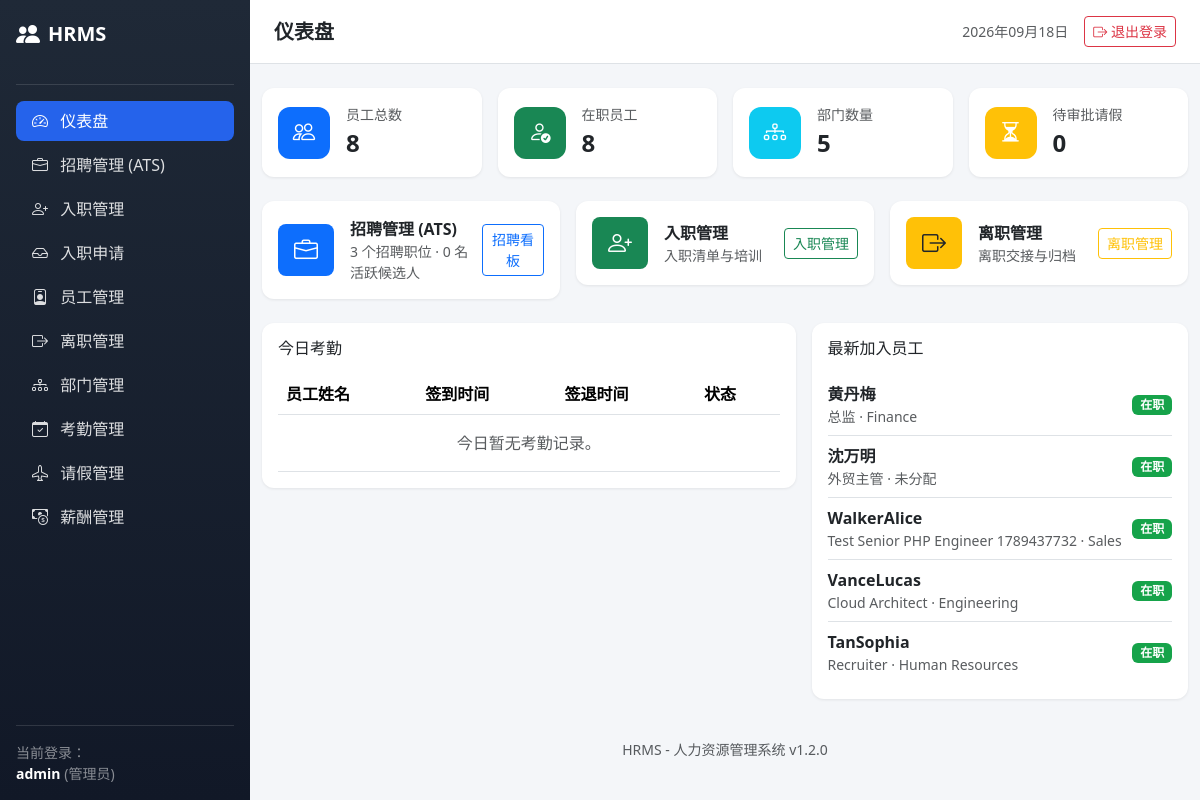
The app's page /public/index.php (signed in) with its own data.
### tables this page shows
CREATE TABLE employees (
    id INTEGER PRIMARY KEY AUTOINCREMENT,
    employee_code TEXT NOT NULL UNIQUE,
    first_name TEXT NOT NULL,
    last_name TEXT NOT NULL,
    email TEXT NOT NULL UNIQUE,
    phone TEXT,
    gender TEXT CHECK (gender IN ('Male', 'Female', 'Other') OR gender IS NULL),
    dob TEXT,
    address TEXT,
    department_id INTEGER,
    designation TEXT,
    hire_date TEXT,
    salary NUMERIC NOT NULL DEFAULT 0,
    status TEXT NOT NULL DEFAULT 'Active' CHECK (status IN ('Active', 'Inactive', 'Terminated')),
    created_at TEXT NOT NULL DEFAULT CURRENT_TIMESTAMP,
    updated_at TEXT NOT NULL DEFAULT CURRENT_TIMESTAMP, id_number TEXT, ethnicity TEXT, household_address TEXT, emergency_contact TEXT, emergency_relation TEXT, emergency_phone TEXT, education TEXT,
    FOREIGN KEY (department_id) REFERENCES departments(id) ON DELETE SET NULL
);

CREATE TABLE departments (
    id INTEGER PRIMARY KEY AUTOINCREMENT,
    name TEXT NOT NULL,
    description TEXT,
    created_at TEXT NOT NULL DEFAULT CURRENT_TIMESTAMP
);

### app/controllers/DashboardController.php (called while the page is built, shortened)
<?php
class DashboardController extends Controller
{
    public function index()
    {
        $employeeModel = $this->model('Employee');
        $departmentModel = $this->model('Department');
        $leaveModel = $this->model('LeaveRequest');
        $attendanceModel = $this->model('Attendance');
        $jobModel = $this->model('JobOpening');
        $candidateModel = $this->model('Candidate');
        $data = [
            'pageTitle'       => '仪表盘',
            'totalEmployees'  => $employeeModel->count(),
            'activeEmployees' => $employeeModel->countActive(),
            'totalDepartments'=> $departmentModel->count(),
            'pendingLeaves'   => $leaveModel->countByStatus('Pending'),
            'openJobs'        => $jobModel->countOpen(),
            'activeCandidates'=> $candidateModel->countActive(),
            'todayAttendance' => $attendanceModel->allWithEmployee(date('Y-m-d')),
            'recentEmployees' => array_slice($employeeModel->allWithDepartment(), 0, 5),
        ];
        $this->render('dashboard/index', $data);
    }
}

### core/Router.php (called while the page is built, shortened)
<?php
class Router
{
    public function dispatch(string $url = '')
    {
        $url = trim($url, '/');
        $url = filter_var($url, FILTER_SANITIZE_URL);
        $segments = $url === '' ? [] : explode('/', $url);
        $action = $segments[1] ?? DEFAULT_ACTION;
        $params = array_slice($segments, 2);
        $controller = new $controllerClass();
        call_user_func_array([$controller, $action], $params);
    }
}

### public/index.php (called while the page is built, shortened)
<?php
require_once __DIR__ . '/../config/config.php';
$router = new Router();
$url = $_GET['url'] ?? '';
$router->dispatch($url);

### core/Model.php (called while the page is built, shortened)
<?php
class Model
{
    protected PDO $db;
    protected string $table = '';
    public function __construct()
    {
        $this->db = Database::getInstance();
    }
    public function count(array $conditions = []): int
    {
        $sql = "SELECT COUNT(*) as cnt FROM {$this->table}";
        $clauses = [];
        foreach ($conditions as $key => $value) {
            $clauses[] = "{$key} = :{$key}";
        }
        if (!empty($clauses)) {
            $sql .= ' WHERE ' . implode(' AND ', $clauses);
        }
        $stmt = $this->db->prepare($sql);
        $stmt->execute($conditions);
        return (int) $stmt->fetch()['cnt'];
    }
    protected function query(string $sql, array $params = [])
    {
        $stmt = $this->db->prepare($sql);
        $stmt->execute($params);
        return $stmt;
    }
}

### config/config.php (called while the page is built, shortened)
<?php
spl_autoload_register(function ($class) {
    $paths = [
        __DIR__ . '/../core/' . $class . '.php',
        __DIR__ . '/../app/controllers/' . $class . '.php',
        __DIR__ . '/../app/models/' . $class . '.php',
    ];
    foreach ($paths as $path) {
        if (file_exists($path)) {
            return;
        }
    }
});

### core/Database.php (called while the page is built, shortened)
<?php
class Database
{
    private static ?PDO $instance = null;
    public static function getInstance(): PDO
    {
        if (self::$instance === null) {
            $databaseExists = file_exists(DB_PATH);
            $dsn = 'sqlite:' . DB_PATH;
            $options = [
                PDO::ATTR_ERRMODE            => PDO::ERRMODE_EXCEPTION,
                PDO::ATTR_DEFAULT_FETCH_MODE => PDO::FETCH_ASSOC,
                PDO::ATTR_EMULATE_PREPARES   => false,
            ];
            try {
                self::$instance = new PDO($dsn, null, null, $options);
                self::$instance->exec('PRAGMA foreign_keys = ON');
                if (!$databaseExists || !self::$instance->query("SELECT 1 FROM sqlite_master WHERE type = 'table' AND name = 'users'")->fetchColumn()) {
                    $schema = file_get_contents(__DIR__ . '/../database/schema.sql');
                    if ($schema === false || self::$instance->exec($schema) === false) {
                        throw new RuntimeException('Unable to initialize the SQLite schema.');
                    }
                } else {
                    self::ensureAdditionalTables(self::$instance);
                }
            } catch (PDOException $e) {
                error_log($e->getMessage());
                die('Database connection failed. Check the application configuration.');
            } catch (RuntimeException $e) {
                error_log($e->getMessage());
                die('Database initialization failed. Check database/schema.sql.');
            }
        }
        return self::$instance;
    }
    private static function ensureAdditionalTables(PDO $pdo): void
    {
        $hasOffboarding = $pdo->query("SELECT 1 FROM sqlite_master WHERE type = 'table' AND name = 'offboarding_employees'")->fetchColumn();
        $hasRecruitment = $pdo->query("SELECT 1 FROM sqlite_master WHERE type = 'table' AND name = 'candidates'")->fetchColumn();
        $hasOnboardingApplications = $pdo->query("SELECT 1 FROM sqlite_master WHERE type = 'table' AND name = 'onboarding_applications'")->fetchColumn();
    }
}

### app/models/Employee.php (called while the page is built, shortened)
<?php
class Employee extends Model
{
    public function allWithDepartment()
    {
        $sql = "SELECT e.*, d.name as department_name
                FROM employees e
                LEFT JOIN departments d ON e.department_id = d.id
                WHERE e.status != 'Terminated'
                ORDER BY e.id DESC";
        return $this->query($sql)->fetchAll();
    }
    public function countActive(): int
    {
        return $this->count(['status' => 'Active']);
    }
}

### app/models/LeaveRequest.php (called while the page is built, shortened)
<?php
class LeaveRequest extends Model
{
    public function countByStatus(string $status): int
    {
        return $this->count(['status' => $status]);
    }
}

### app/models/JobOpening.php (called while the page is built, shortened)
<?php
class JobOpening extends Model
{
    public function countOpen(): int
    {
        return $this->count(['status' => 'Open']);
    }
}

### app/models/Candidate.php (called while the page is built, shortened)
<?php
class Candidate extends Model
{
    public function countActive(): int
    {
        $sql = "SELECT COUNT(*) as cnt FROM candidates WHERE stage IN ('Applied', 'Screening', 'Interview', 'Offered')";
        return (int) $this->query($sql)->fetch()['cnt'];
    }
}

### app/models/Attendance.php (called while the page is built, shortened)
<?php
class Attendance extends Model
{
    public function allWithEmployee(string $date = null)
    {
        $sql = "SELECT a.*, e.first_name, e.last_name, e.employee_code
                FROM attendance a
                JOIN employees e ON a.employee_id = e.id";
        $params = [];
        if ($date) {
            $sql .= " WHERE a.attendance_date = :date";
            $params['date'] = $date;
        }
        $sql .= " ORDER BY a.attendance_date DESC, e.first_name ASC";
        return $this->query($sql, $params)->fetchAll();
    }
}

### app/views/dashboard/index.php (the view)
<div class="row g-3 mb-4">
    <div class="col-md-3">
        <div class="card stat-card p-3 d-flex flex-row align-items-center gap-3">
            <div class="icon bg-primary"><i class="bi bi-people"></i></div>
            <div>
                <div class="text-muted small">员工总数</div>
                <div class="fs-4 fw-bold"><?php echo $totalEmployees; ?></div>
            </div>
        </div>
    </div>
    <div class="col-md-3">
        <div class="card stat-card p-3 d-flex flex-row align-items-center gap-3">
            <div class="icon bg-success"><i class="bi bi-person-check"></i></div>
            <div>
                <div class="text-muted small">在职员工</div>
                <div class="fs-4 fw-bold"><?php echo $activeEmployees; ?></div>
            </div>
        </div>
    </div>
    <div class="col-md-3">
        <div class="card stat-card p-3 d-flex flex-row align-items-center gap-3">
            <div class="icon bg-info"><i class="bi bi-diagram-3"></i></div>
            <div>
                <div class="text-muted small">部门数量</div>
                <div class="fs-4 fw-bold"><?php echo $totalDepartments; ?></div>
            </div>
        </div>
    </div>
    <div class="col-md-3">
        <div class="card stat-card p-3 d-flex flex-row align-items-center gap-3">
            <div class="icon bg-warning"><i class="bi bi-hourglass-split"></i></div>
            <div>
                <div class="text-muted small">待审批请假</div>
                <div class="fs-4 fw-bold"><?php echo $pendingLeaves; ?></div>
            </div>
        </div>
    </div>
</div>
<?php if (in_array($_SESSION['user_role'] ?? '', ['admin', 'hr'])): ?>
<div class="row g-3 mb-4">
    <div class="col-md-4">
        <div class="card p-3 d-flex flex-row align-items-center justify-content-between">
            <div class="d-flex align-items-center gap-3">
                <div class="icon bg-primary text-white rounded-3 p-2 px-3 fs-4"><i class="bi bi-briefcase"></i></div>
                <div>
                    <div class="fw-semibold">招聘管理 (ATS)</div>
                    <div class="text-muted small"><?php echo (int)($openJobs ?? 0); ?> 个招聘职位 · <?php echo (int)($activeCandidates ?? 0); ?> 名活跃候选人</div>
                </div>
            </div>
            <a href="<?php echo BASE_URL; ?>/recruitment/ats" class="btn btn-sm btn-outline-primary">招聘看板</a>
        </div>
    </div>
    <div class="col-md-4">
        <div class="card p-3 d-flex flex-row align-items-center justify-content-between">
            <div class="d-flex align-items-center gap-3">
                <div class="icon bg-success text-white rounded-3 p-2 px-3 fs-4"><i class="bi bi-person-plus"></i></div>
                <div>
                    <div class="fw-semibold">入职管理</div>
                    <div class="text-muted small">入职清单与培训</div>
                </div>
            </div>
            <a href="<?php echo BASE_URL; ?>/onboarding" class="btn btn-sm btn-outline-success">入职管理</a>
        </div>
    </div>
    <div class="col-md-4">
        <div class="card p-3 d-flex flex-row align-items-center justify-content-between">
            <div class="d-flex align-items-center gap-3">
                <div class="icon bg-warning text-dark rounded-3 p-2 px-3 fs-4"><i class="bi bi-box-arrow-right"></i></div>
                <div>
                    <div class="fw-semibold">离职管理</div>
                    <div class="text-muted small">离职交接与归档</div>
                </div>
            </div>
            <a href="<?php echo BASE_URL; ?>/offboarding" class="btn btn-sm btn-outline-warning">离职管理</a>
        </div>
    </div>
</div>
<?php endif; ?>
<?php
$statusCn = [
    'Present' => '出勤', 'Absent' => '缺勤', 'Late' => '迟到', 'Half Day' => '半天假', 'Leave' => '请假',
    'Active' => '在职', 'On Leave' => '休假', 'Terminated' => '已离职'
];
?>
<div class="row g-3">
    <div class="col-md-7">
        <div class="card p-3">
            <h6 class="mb-3">今日考勤</h6>
            <div class="table-responsive">
                <table class="table table-hover align-middle mb-0">
                    <thead>
                        <tr><th>员工姓名</th><th>签到时间</th><th>签退时间</th><th>状态</th></tr>
                    </thead>
                    <tbody>
                        <?php if (empty($todayAttendance)): ?>
                            <tr><td colspan="4" class="text-center text-muted py-3">今日暂无考勤记录。</td></tr>
                        <?php else: foreach ($todayAttendance as $a): ?>
                            <tr>
                                <td><?php echo htmlspecialchars($a['last_name'] . $a['first_name']); ?></td>
                                <td><?php echo $a['check_in'] ?? '—'; ?></td>
                                <td><?php echo $a['check_out'] ?? '—'; ?></td>
                                <td><span class="badge badge-status-<?php echo str_replace(' ', '.', $a['status']); ?>"><?php echo $statusCn[$a['status']] ?? $a['status']; ?></span></td>
                            </tr>
                        <?php endforeach; endif; ?>
                    </tbody>
                </table>
            </div>
        </div>
    </div>
    <div class="col-md-5">
        <div class="card p-3">
            <h6 class="mb-3">最新加入员工</h6>
            <ul class="list-group list-group-flush">
                <?php foreach ($recentEmployees as $e): ?>
                    <li class="list-group-item d-flex justify-content-between align-items-center px-0">
                        <div>
                            <div class="fw-semibold"><?php echo htmlspecialchars($e['last_name'] . $e['first_name']); ?></div>
                            <div class="text-muted small"><?php echo htmlspecialchars($e['designation'] ?? ''); ?> · <?php echo htmlspecialchars($e['department_name'] ?? '未分配'); ?></div>
                        </div>
                        <span class="badge badge-status-<?php echo $e['status']; ?>"><?php echo $statusCn[$e['status']] ?? $e['status']; ?></span>
                    </li>
                <?php endforeach; ?>
            </ul>
        </div>
    </div>
</div>

### records on screen
employees: last_name+first_name "黄丹梅", designation "总监", department.name "Finance", status "在职"
employees: last_name+first_name "沈万明", designation "外贸主管", department_name "未分配", status "在职"
employees: last_name+first_name "WalkerAlice", designation "Test Senior PHP Engineer 1789437732", department.name "Sales", status "在职"
employees: last_name+first_name "VanceLucas", designation "Cloud Architect", department.name "Engineering", status "在职"
employees: last_name+first_name "TanSophia", designation "Recruiter", department.name "Human Resources", status "在职"

### other values on screen
$_SESSION['username'] "admin"
$roleLabel "管理员"
$pageTitle "仪表盘"
$totalEmployees "8"
$activeEmployees "8"
$totalDepartments "5"
$pendingLeaves "0"
$openJobs "3"
$activeCandidates "0"
APP_NAME "HRMS - 人力资源管理系统"
APP_VERSION "1.2.0"
